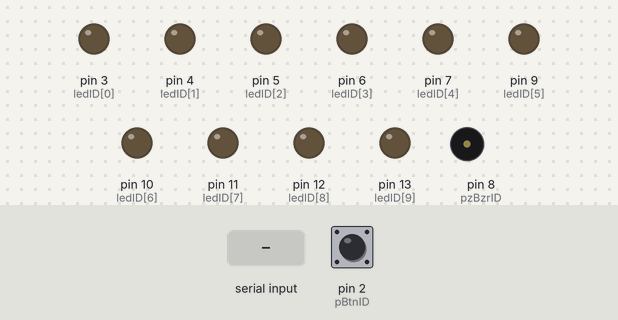
Recording of a sketch running on a simulated Arduino Uno, built with avr-gcc and run on an emulated ATmega328P. Shown: output pins drawn as LEDs (lit = HIGH), buzzer (waves = sounding). Dashed ring = blinking. The test bench sets the inputs (shaded band); at power-on: pin 2 (pBtnID) HIGH. What the sketch prints to the serial monitor is not drawn.

Above: at 1.7 s.
1.8 s: pin 2 (pBtnID) pulled LOW for 0.15 s
At 3.7 s:
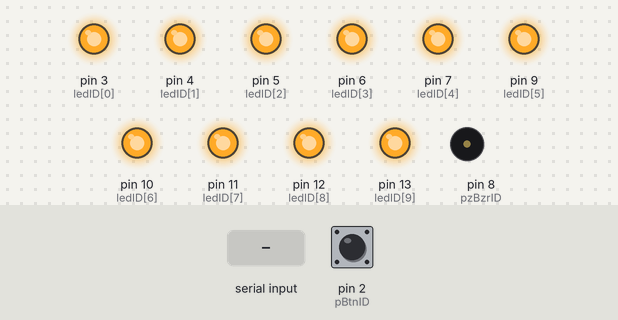
4.8 s: "90,45\n" received over Serial
At 6.8 s:
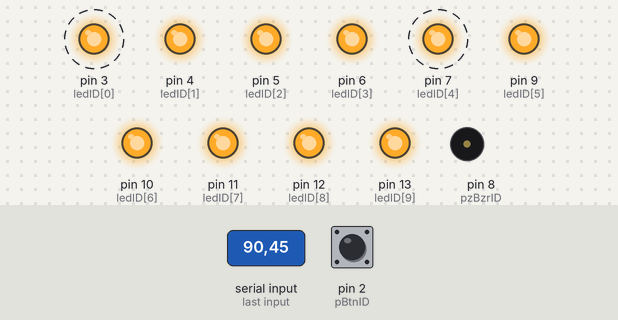
7.8 s: "30,150\n" received over Serial
At 8.53 s:
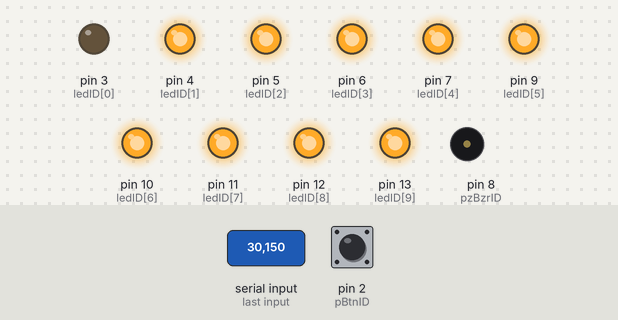
10.8 s: pin 2 (pBtnID) pulled LOW for 1 s
At 10.9 s:
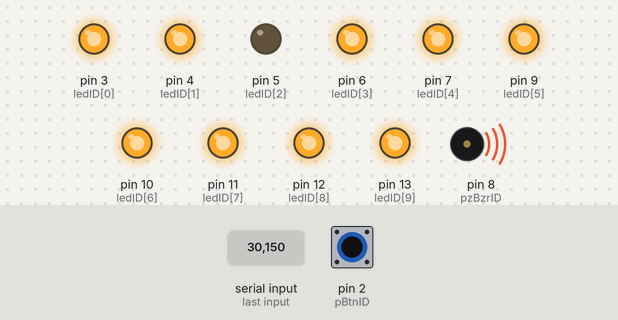
13.8 s: pin 2 (pBtnID) pulled LOW for 3.2 s
At 17.3 s:
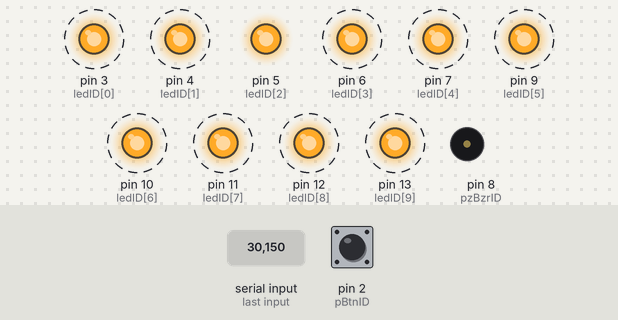
Timing chart, 0 to 18.8 s (numbered marks = the images above; inputs shaded):
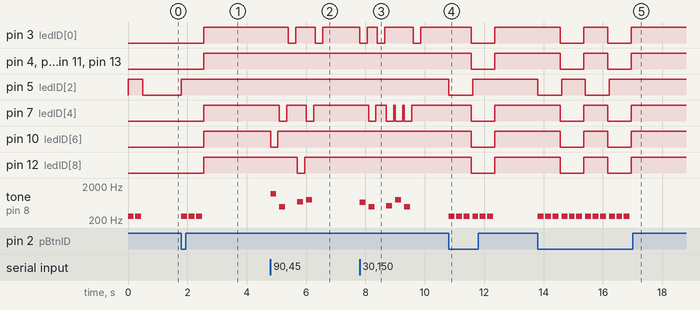

The sketch:

makerUNO.sketch1.ino
```cpp
int pzBzrID = 8; // pin#8 piezo buzzer
int pBtnID = 2; // pin#2 push button

int notesFreq[] {0, 262, 294, 330, 349, 392, 440, 494};

int ledID[] = {
  3, 4, 5, 6, 7, 9, 10, 11, 12, 13
  // no pin#1 ! only 2-13, pin#2 & pin#8 linked to buzzer & button
};
int allLedState = -1;

int chrByte2NoteFreq(byte b) {
  int n=1, o=1; float f = 0;
  if (b>=97 && b<=122) { // a-z
    n = (b-97+6);
  } else if (b>=65 && b<=90) { // A-Z
    n = (b-65+6);
  } else if (b>=48 && b<=57) { // 0-9
    n = (b-48);
  } else {
    return 0;
  }
  o = ceil(n/7.0);  n = n % 7;  if (n==0) n=7;
  return notesFreq[n]*pow(2,o);
}

void playTone(int freq, int msDuration, int repeat) {
  toogleLED( ledID[freq % 10] );
  for (int i = 0; i < repeat; i++) {
    tone(pzBzrID, freq, msDuration); delay(250);
  }
  noTone(pzBzrID);
  toogleLED( ledID[freq % 10] );
}

void toogleLED(int id) {
  if (digitalRead(id) == HIGH) {
    digitalWrite(id, LOW);
  } else {
    digitalWrite(id, HIGH);
  }
}

void toggleAllLED() {
  bool init = false; if (allLedState == -1) init = true;
  if (allLedState == 0) allLedState = 1; else allLedState = 0;
  int ledCount = sizeof(ledID)/sizeof(ledID[0]);
  // https://www.arduino.cc/reference/en/language/variables/utilities/sizeof/
  for (int i = 0; i < ledCount; i++) {
    if (init) pinMode(ledID[i], OUTPUT); // init setup
    if (allLedState==1) digitalWrite(ledID[i], HIGH);
     else digitalWrite(ledID[i], LOW);
  }
}

void setup() {
  Serial.begin(9600); // https://www.arduino.cc/reference/en/language/functions/communication/serial/
  Serial.println("starting..");
  toggleAllLED();
  playTone(262, 200, 2);
  pinMode(pBtnID, INPUT_PULLUP); // init pushed button; pin#2 linked to both button & LED
  // above will also turn on LED2 and not allowing LED2 to be controlled separately !!
}

void loop() {
  if (Serial.available() > 0) {
    // https://www.arduino.cc/reference/en/language/functions/communication/serial/
    byte inByte = Serial.read();  Serial.write(inByte);
    playTone(chrByte2NoteFreq(inByte), 200, 1);
  }
  if (digitalRead(pBtnID) == LOW) {
    Serial.println("button pushed!");
    playTone(262, 200, 3);
    toggleAllLED();
  }
  delay(50);
}
```

Measured:
- after the input at 1.8 s, pin 3 (ledID[0]), pin 4 (ledID[1]): LOW → HIGH after 0.75 s
- after the input at 4.8 s, pin 3 (ledID[0]): alternates HIGH for 0.65 s and LOW for 0.25 s, 4 changes in all, then stays HIGH, starting after 0.60 s; pin 7 (ledID[4]): alternates HIGH for 0.65 s and LOW for 0.25 s, 4 changes in all, then stays HIGH, starting after 0.30 s
- after the input at 7.8 s, pin 3 (ledID[0]): goes LOW 0.25 s, HIGH 0.35 s, LOW 0.25 s, HIGH 0.95 s, LOW 0.25 s, then HIGH, starting at once; tone on pin 8 (pzBzrID): plays 660 Hz for 0.20 s, 494 Hz for 0.20 s, 524 Hz for 0.20 s, 784 Hz for 0.20 s, 494 Hz for 0.20 s, starting at once
- after the input at 10.8 s, pin 3 (ledID[0]), pin 4 (ledID[1]): HIGH → LOW after 0.76 s, → HIGH 0.80 s later
- after the input at 13.8 s, pin 3 (ledID[0]), pin 4 (ledID[1]): alternates HIGH for 0.80 s and LOW for 0.80 s, 4 changes in all, then stays HIGH, starting after 0.76 s
